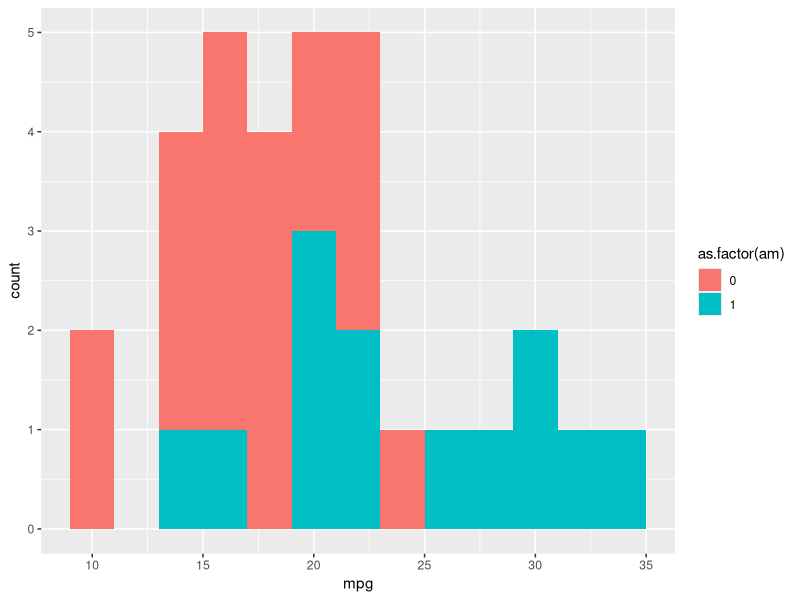
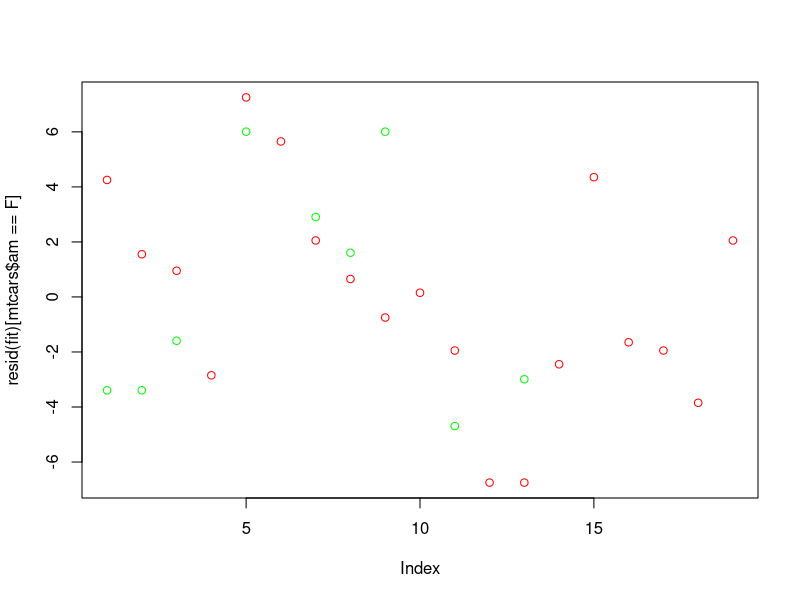

Write R code to recreate these figures, in order.
## ---- chunk 1
manual <- 1
auto <- 0
sum(mtcars$am==manual)
sum(mtcars$am==auto)
## ---- chunk 2
fit <- lm(mpg ~ am, data=mtcars)
summary(fit)$coefficients
## ---- chunk 3
mean(mtcars$mpg[mtcars$am==manual]) - mean(mtcars$mpg[mtcars$am==auto])
## ---- chunk 4
fit2 <- lm(mpg ~ am + hp, data=mtcars)
summary(fit2)$coefficients
## ---- chunk 5
library(ggplot2)
ggplot(mtcars, aes(mpg, fill=as.factor(am))) + geom_histogram(position='stack', binwidth=2)
## ---- chunk 6
plot(resid(fit)[mtcars$am==F], col='red')
points(resid(fit)[mtcars$am==T], col='green')
